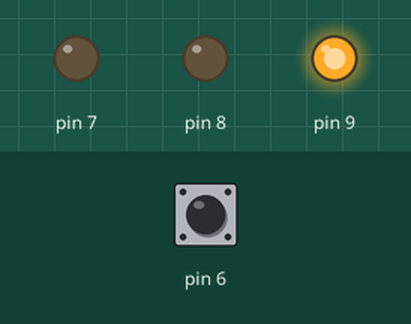
This sketch was run on a simulated Arduino Uno, built with avr-gcc and run on an emulated ATmega328P. Shown: output pins drawn as LEDs (lit = HIGH). The inputs (shaded band) are chosen by the test bench; at power-on: pin 6 HIGH.

Above: at 1.3 s.
1.4 s: pin 6 pulled LOW for 0.15 s
At 2.9 s:
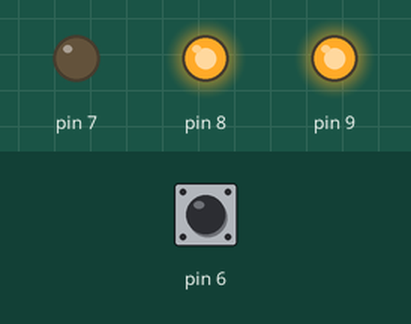
4.5 s: pin 6 pulled LOW for 1 s
At 6.8 s:
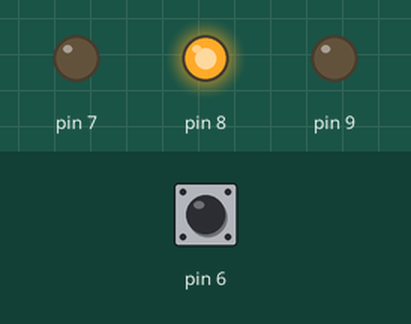
8.5 s: pin 6 pulled LOW for 3.2 s
At 12.2 s:
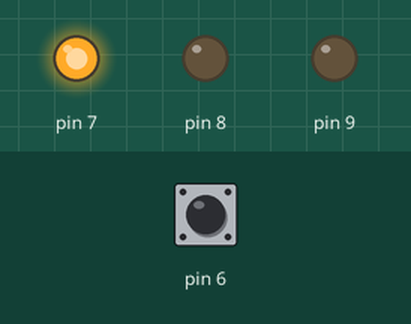
Timing chart, 0 to 13.7 s (numbered marks = the images above; inputs shaded):
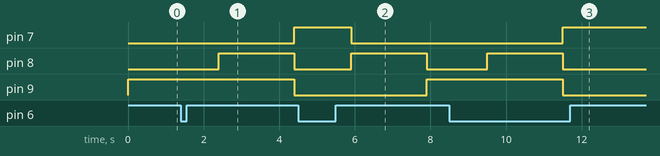

The sketch:

swiatla_ster_przyciskiem2.ino
```cpp
void setup() {
  pinMode(9, OUTPUT);
  pinMode(8, OUTPUT);
  pinMode(7, OUTPUT);
  pinMode(6, INPUT_PULLUP);
  digitalWrite(9, LOW);
  digitalWrite(8, LOW);
  digitalWrite(7, LOW);
  // put your setup code here, to run once:
}

void loop() {
  // put your main code here, to run repeatedly:
  digitalWrite(9, HIGH);  // cz
  delay(500); //opoznienia zeby przycisk nie szalal i nie przelaczal kilka sekwnecji podczas wcisniecia

  while (digitalRead(6) == HIGH) {}
  delay(1000);
  digitalWrite(8, HIGH);  // cz, zol
  delay(2000);

  //while (digitalRead(6) == HIGH) {}
  digitalWrite(9, LOW);   // ziel
  digitalWrite(8, LOW);
  digitalWrite(7, HIGH);
  delay(500);

  while (digitalRead(6) == HIGH) {}
  delay(1000);
  digitalWrite(8, HIGH); //zol
  digitalWrite(7, LOW);
  delay(2000);

  //while (digitalRead(6) == HIGH) {}
  digitalWrite(8, LOW);  //cz
  }
```

Measured:
- after the input at 1.4 s, pin 7: LOW → HIGH after 3.0 s; pin 8: LOW → HIGH after 1.0 s, → LOW 2.0 s later; pin 9: HIGH → LOW after 3.0 s
- after the input at 4.5 s, pin 7: HIGH → LOW after 1.4 s; pin 8: LOW → HIGH after 1.4 s, → LOW 2.0 s later; pin 9: LOW → HIGH after 3.4 s
- after the input at 8.5 s, pin 7: LOW → HIGH after 3.0 s; pin 8: LOW → HIGH after 1.0 s, → LOW 2.0 s later; pin 9: HIGH → LOW after 3.0 s
